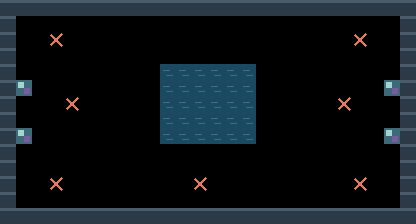

Rendered tile map (Tiled .tmx) drawn with the repository's tilesets; below, a short description and the full map source, tile grids included:
An orthogonal 26x14 tile map with 16x16 px tiles, 2 tile layers (terreno, marcadores).

<map version="1.10" tiledversion="1.11.0" orientation="orthogonal" renderorder="right-down" width="26" height="14" tilewidth="16" tileheight="16" infinite="0" nextlayerid="3" nextobjectid="1">
 <properties>
  <property name="tipo" value="raz_combate" />
  <property name="nombre" value="pozo_ojos" />
 </properties>
 <tileset firstgid="1" source="muelle.tsx" />
 <layer id="1" name="terreno" width="26" height="14">
  <data encoding="csv">
1,1,1,1,1,1,1,1,1,1,1,1,1,1,1,1,1,1,1,1,1,1,1,1,1,1,
1,0,0,0,0,0,0,0,0,0,0,0,0,0,0,0,0,0,0,0,0,0,0,0,0,1,
1,0,0,0,0,0,0,0,0,0,0,0,0,0,0,0,0,0,0,0,0,0,0,0,0,1,
1,0,0,0,0,0,0,0,0,0,0,0,0,0,0,0,0,0,0,0,0,0,0,0,0,1,
1,0,0,0,0,0,0,0,0,0,2,2,2,2,2,2,0,0,0,0,0,0,0,0,0,1,
1,0,0,0,0,0,0,0,0,0,2,2,2,2,2,2,0,0,0,0,0,0,0,0,0,1,
1,0,0,0,0,0,0,0,0,0,2,2,2,2,2,2,0,0,0,0,0,0,0,0,0,1,
1,0,0,0,0,0,0,0,0,0,2,2,2,2,2,2,0,0,0,0,0,0,0,0,0,1,
1,0,0,0,0,0,0,0,0,0,2,2,2,2,2,2,0,0,0,0,0,0,0,0,0,1,
1,0,0,0,0,0,0,0,0,0,0,0,0,0,0,0,0,0,0,0,0,0,0,0,0,1,
1,0,0,0,0,0,0,0,0,0,0,0,0,0,0,0,0,0,0,0,0,0,0,0,0,1,
1,0,0,0,0,0,0,0,0,0,0,0,0,0,0,0,0,0,0,0,0,0,0,0,0,1,
1,0,0,0,0,0,0,0,0,0,0,0,0,0,0,0,0,0,0,0,0,0,0,0,0,1,
1,1,1,1,1,1,1,1,1,1,1,1,1,1,1,1,1,1,1,1,1,1,1,1,1,1
</data>
 </layer>
 <layer id="2" name="marcadores" width="26" height="14">
  <data encoding="csv">
0,0,0,0,0,0,0,0,0,0,0,0,0,0,0,0,0,0,0,0,0,0,0,0,0,0,
0,0,0,0,0,0,0,0,0,0,0,0,0,0,0,0,0,0,0,0,0,0,0,0,0,0,
0,0,0,3,0,0,0,0,0,0,0,0,0,0,0,0,0,0,0,0,0,0,3,0,0,0,
0,0,0,0,0,0,0,0,0,0,0,0,0,0,0,0,0,0,0,0,0,0,0,0,0,0,
0,0,0,0,0,0,0,0,0,0,0,0,0,0,0,0,0,0,0,0,0,0,0,0,0,0,
0,5,0,0,0,0,0,0,0,0,0,0,0,0,0,0,0,0,0,0,0,0,0,0,5,0,
0,0,0,0,3,0,0,0,0,0,0,0,0,0,0,0,0,0,0,0,0,3,0,0,0,0,
0,0,0,0,0,0,0,0,0,0,0,0,0,0,0,0,0,0,0,0,0,0,0,0,0,0,
0,5,0,0,0,0,0,0,0,0,0,0,0,0,0,0,0,0,0,0,0,0,0,0,5,0,
0,0,0,0,0,0,0,0,0,0,0,0,0,0,0,0,0,0,0,0,0,0,0,0,0,0,
0,0,0,0,0,0,0,0,0,0,0,0,0,0,0,0,0,0,0,0,0,0,0,0,0,0,
0,0,0,3,0,0,0,0,0,0,0,0,3,0,0,0,0,0,0,0,0,0,3,0,0,0,
0,0,0,0,0,0,0,0,0,0,0,0,0,0,0,0,0,0,0,0,0,0,0,0,0,0,
0,0,0,0,0,0,0,0,0,0,0,0,0,0,0,0,0,0,0,0,0,0,0,0,0,0
</data>
 </layer>
</map>
